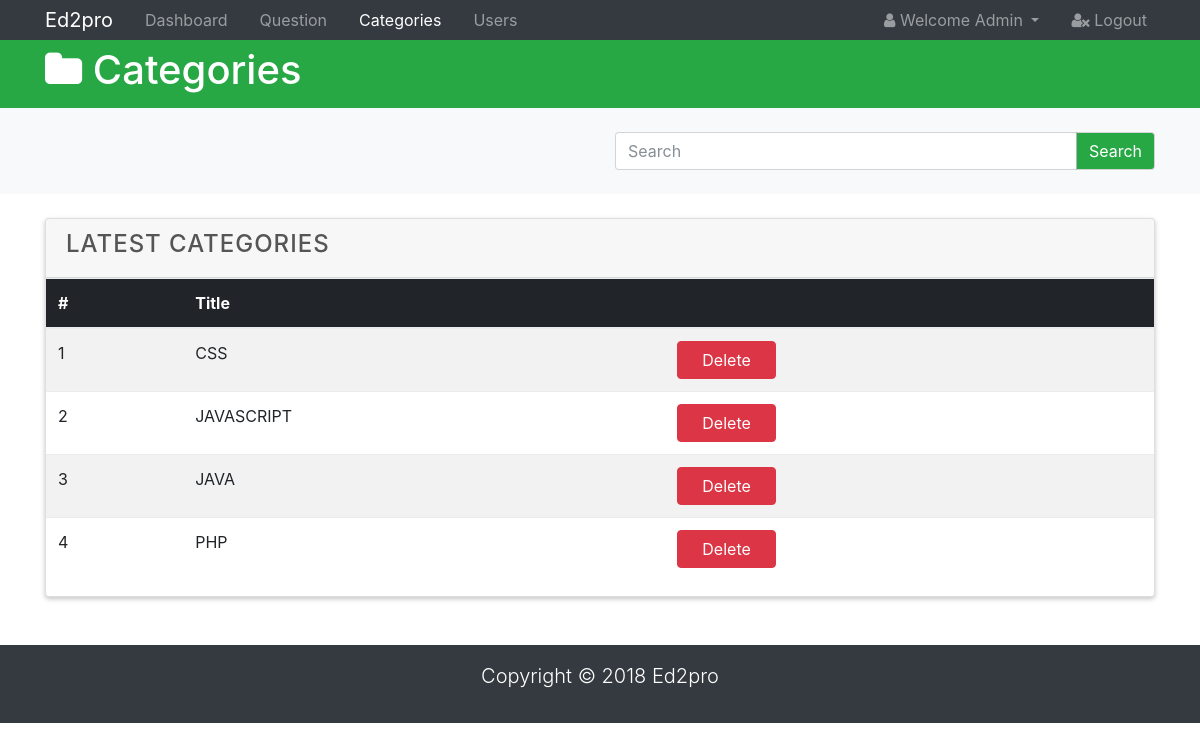
The app's page /admin/categories.php (signed in), older data.
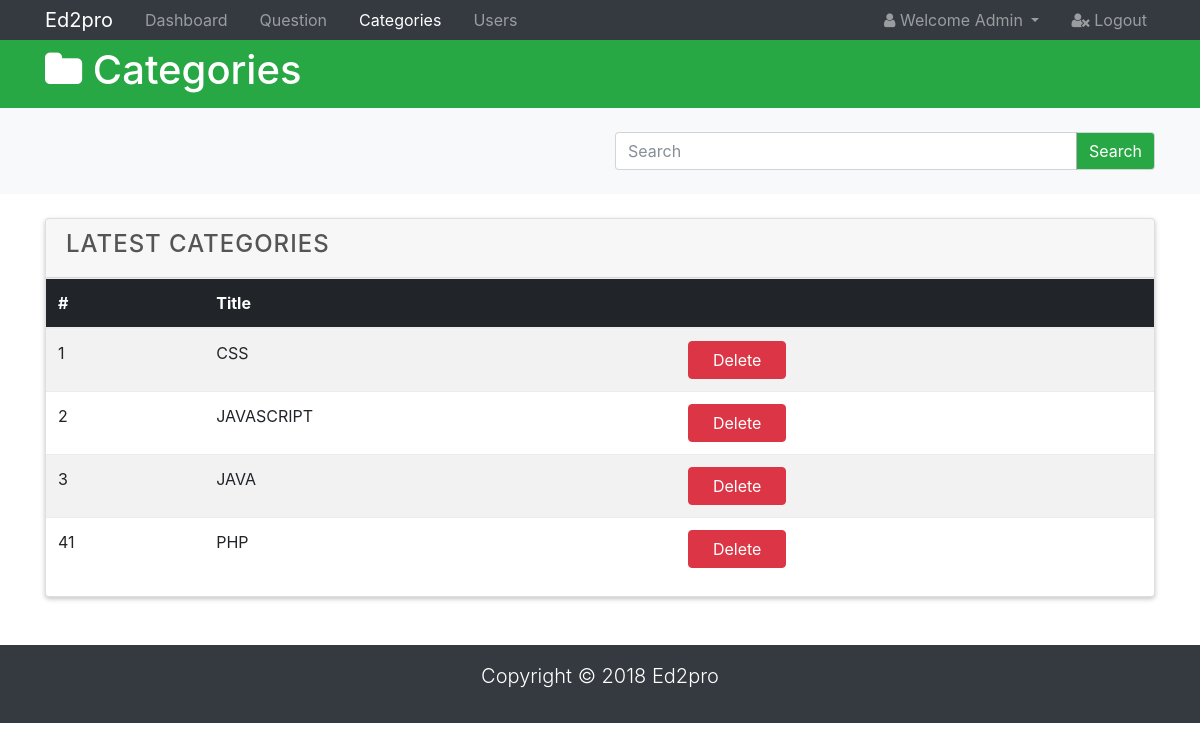
The same page, newer data.
### tables this page shows
CREATE TABLE `subject` (
  `sub_id` int(20) NOT NULL,
  `sub_name` varchar(50) NOT NULL,
  `sub_status` int(10) NOT NULL DEFAULT '1'
);

### admin/categories.php (the view, shortened to what this page needs)
<!DOCTYPE html>
<html lang="en">
<head>
  <link rel="stylesheet" href="css/font-awesome.min.css">
  <link rel="stylesheet" href="css/bootstrap.css">
  <link rel="stylesheet" href="css/style.css">
</head>
<body>
  <nav class="navbar navbar-expand-sm navbar-dark bg-dark p-0">
    <div class="container">
      <a href="index.php" class="navbar-brand">Ed2pro</a>
      <div class="collapse navbar-collapse" id="navbarNav">
        <ul class="navbar-nav">
          <li class="nav-item px-2">
            <a href="index.php" class="nav-link">Dashboard</a>
          </li>
          <li class="nav-item px-2">
            <a href="questions.php" class="nav-link">Question</a>
          </li>
          <li class="nav-item px-2">
            <a href="categories.php" class="nav-link active">Categories</a>
          </li>
          <li class="nav-item px-2">
            <a href="users.php" class="nav-link">Users</a>
          </li>
        </ul>
        <ul class="navbar-nav ml-auto">
          <li class="nav-item dropdown mr-3">
            <a href="#" class="nav-link dropdown-toggle" data-toggle="dropdown">
              <i class="fa fa-user"></i> Welcome <span id="user">Admin</span>
            </a>
          </li>
          <li class="nav-item">
            <a href="logout.php" class="nav-link">
              <i class="fa fa-user-times"></i> Logout
            </a>
          </li>
        </ul>
      </div>
    </div>
  </nav>
  <header id="main-header" class="py-2 bg-success text-white">
    <div class="container">
      <div class="row">
        <div class="col-md-6">
          <h1><i class="fa fa-folder"></i> Categories</h1>
        </div>
      </div>
    </div>
  </header>
  <section id="action" class="py-4 mb-4 bg-light">
    <div class="container">
      <div class="row">
        <div class="col-md-6 ml-auto">
          <div class="input-group">
            <input type="text" class="form-control" placeholder="Search">
            <span class="input-group-btn">
              <button class="btn btn-success">Search</button>
            </span>
          </div>
        </div>
      </div>
    </div>
  </section>
  <section id="posts">
    <div class="container">
      <div class="row">
        <div class="col">
          <div class="card">
            <div class="card-header">
              <h4>Latest Categories</h4>
            </div>
            <table class="table table-striped">
              <thead class="thead-inverse">
                <tr>
                  <th>#</th>
                  <th>Title</th>
                  <th></th>
                </tr>
              </thead>
              <tbody>
              <?php
                include './includes/db.inc.php';
                $q1 = 'SELECT * FROM `subject`';
                $result = mysqli_query($conn, $q1);
                while($row = mysqli_fetch_array($result)){
                  echo '<tr>';
                  echo '<td scope="row">';
                  echo $row['sub_id'];
                  echo '</td> <td class="text-uppercase">';
                  echo $row['sub_name'];
                  echo '</td> <td>';
                  echo '<a href="./includes/deleteSubject.inc.php?subID='.$row['sub_id'].'" class="btn btn-danger px-4" id="deleteBtn">Delete</a>';
                  echo '</td>';
                  echo '</tr>';
                }
              ?>
              </tbody>
            </table>
          </div>
        </div>
      </div>
    </div>
  </section>
  <footer id="main-footer" class="bg-dark text-white mt-5 p-3">
    <div class="conatiner">
      <div class="row">
        <div class="col">
          <p class="lead text-center">Copyright &copy; 2018 Ed2pro</p>
        </div>
      </div>
    </div>
  </footer>
</body>
</html>

Row changes from the older to the newer data that the page shows:
removed subject: sub_id "4", sub_name "PHP"
added subject: sub_id "41", sub_name "PHP"
